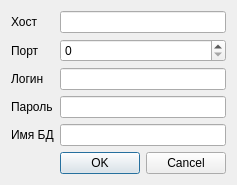
<?xml version="1.0" encoding="UTF-8"?>
<ui version="4.0">
 <class>Dialog</class>
 <widget class="QDialog" name="Dialog">
  <property name="windowTitle">
   <string>Dialog</string>
  </property>
  <layout class="QFormLayout" name="formLayout">
   <item row="0" column="0">
    <widget class="QLabel" name="label">
     <property name="text">
      <string>Хост</string>
     </property>
    </widget>
   </item>
   <item row="0" column="1">
    <widget class="QLineEdit" name="lineEdit"/>
   </item>
   <item row="1" column="0">
    <widget class="QLabel" name="label_2">
     <property name="text">
      <string>Порт</string>
     </property>
    </widget>
   </item>
   <item row="1" column="1">
    <widget class="QSpinBox" name="spinBox"/>
   </item>
   <item row="2" column="0">
    <widget class="QLabel" name="label_4">
     <property name="text">
      <string>Логин</string>
     </property>
    </widget>
   </item>
   <item row="2" column="1">
    <widget class="QLineEdit" name="lineEdit_2"/>
   </item>
   <item row="3" column="0">
    <widget class="QLabel" name="label_5">
     <property name="text">
      <string>Пароль</string>
     </property>
    </widget>
   </item>
   <item row="3" column="1">
    <widget class="QLineEdit" name="lineEdit_5"/>
   </item>
   <item row="4" column="0">
    <widget class="QLabel" name="label_3">
     <property name="text">
      <string>Имя БД</string>
     </property>
    </widget>
   </item>
   <item row="4" column="1">
    <widget class="QLineEdit" name="lineEdit_4"/>
   </item>
   <item row="6" column="1">
    <widget class="QDialogButtonBox" name="buttonBox">
     <property name="orientation">
      <enum>Qt::Horizontal</enum>
     </property>
     <property name="standardButtons">
      <set>QDialogButtonBox::Cancel|QDialogButtonBox::Ok</set>
     </property>
    </widget>
   </item>
  </layout>
 </widget>
 <resources/>
 <connections>
  <connection>
   <sender>buttonBox</sender>
   <signal>accepted()</signal>
   <receiver>Dialog</receiver>
   <slot>accept()</slot>
   <hints>
    <hint type="sourcelabel">
     <x>248</x>
     <y>254</y>
    </hint>
    <hint type="destinationlabel">
     <x>157</x>
     <y>274</y>
    </hint>
   </hints>
  </connection>
  <connection>
   <sender>buttonBox</sender>
   <signal>rejected()</signal>
   <receiver>Dialog</receiver>
   <slot>reject()</slot>
   <hints>
    <hint type="sourcelabel">
     <x>316</x>
     <y>260</y>
    </hint>
    <hint type="destinationlabel">
     <x>286</x>
     <y>274</y>
    </hint>
   </hints>
  </connection>
 </connections>
</ui>
